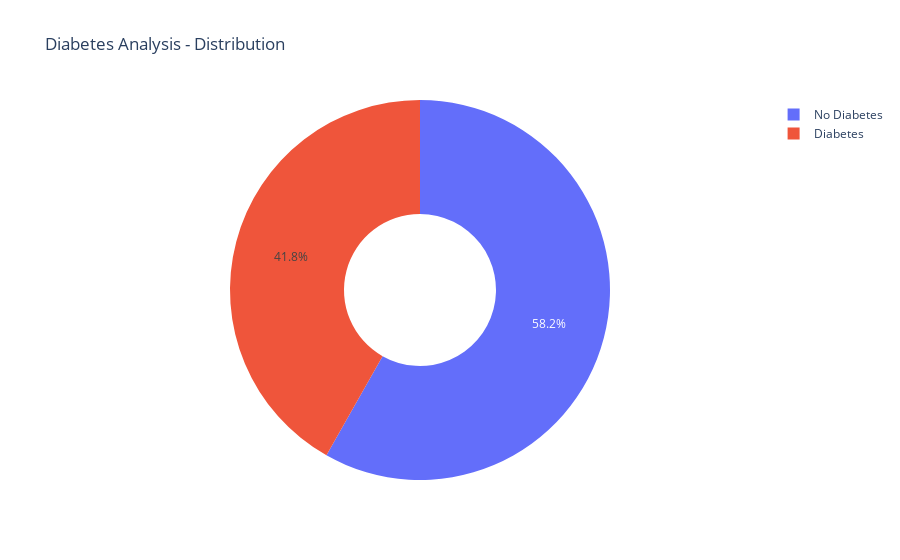

The notebook cell this image was saved under:
### Markdown cell above
Having Type 2 diabetes or heart failure independently increases the risk for getting the other, and both often occur together. People who have Type 2 diabetes, characterized by elevated blood sugar levels, are two to four times more likely to develop heart failure than someone without diabetes. But heart failure, a condition in which the heart fails to efficiently pump oxygenated blood through the body, also is a risk factor for diabetes.

### Code cell
labels = ['No Diabetes','Diabetes']
diabetes_yes = df[df['diabetes']==1]
diabetes_no = df[df['diabetes']==0]
values = [len(diabetes_no), len(diabetes_yes)]
fig = go.Figure(data=[go.Pie(labels=labels, values=values, hole=.4)])
fig.update_layout(
    title_text='Diabetes Analysis - Distribution')
fig.show()

### Figure 1 — Plotly figure (JSON) as saved in the notebook; plotly's stock layout.template omitted (floating-point values rounded to 4 significant figures)
{"data": [{"hole": 0.4, "labels": ["No Diabetes", "Diabetes"], "type": "pie", "values": [174, 125]}], "layout": {"title": {"text": "Diabetes Analysis - Distribution"}}}
